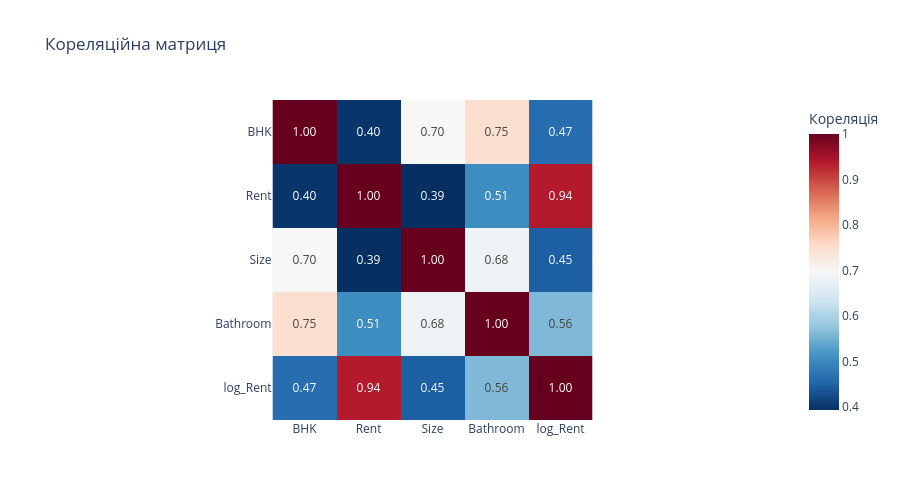

Write notebook code for a chart like this one.
### Code cell
# кореляційнa матриця - heatmap

fig = px.imshow(
    correlation_matrix,
    text_auto = ".2f",
    color_continuous_scale= "RdBu_r",
    title = "Кореляційна матриця",
    labels = dict(color = "Кореляція")
)
fig.update_layout(height=500)
fig.show()

### Figure 1 — Plotly figure (JSON) as saved in the notebook; plotly's stock layout.template omitted (floating-point values rounded to 4 significant figures)
{"data": [{"coloraxis": "coloraxis", "hovertemplate": "x: %{x}<br>y: %{y}<br>Кореляція: %{z}<extra></extra>", "name": "0", "texttemplate": "%{z:.2f}", "type": "heatmap", "x": ["BHK", "Rent", "Size", "Bathroom", "log_Rent"], "xaxis": "x", "y": ["BHK", "Rent", "Size", "Bathroom", "log_Rent"], "yaxis": "y", "z": [[1.0, 0.401, 0.698, 0.748, 0.465], [0.401, 1.0, 0.394, 0.507, 0.937], [0.698, 0.394, 1.0, 0.681, 0.447], [0.748, 0.507, 0.681, 1.0, 0.561], [0.465, 0.937, 0.447, 0.561, 1.0]]}], "layout": {"coloraxis": {"colorbar": {"title": {"text": "Кореляція"}}, "colorscale": [[0, "rgb(5,48,97)"], [0.1, "rgb(33,102,172)"], [0.2, "rgb(67,147,195)"], [0.3, "rgb(146,197,222)"], [0.4, "rgb(209,229,240)"], [0.5, "rgb(247,247,247)"], [0.6, "rgb(253,219,199)"], [0.7, "rgb(244,165,130)"], [0.8, "rgb(214,96,77)"], [0.9, "rgb(178,24,43)"], [1, "rgb(103,0,31)"]]}, "height": 500, "title": {"text": "Кореляційна матриця"}, "xaxis": {"anchor": "y", "constrain": "domain", "domain": [0, 1], "scaleanchor": "y"}, "yaxis": {"anchor": "x", "autorange": "reversed", "constrain": "domain", "domain": [0, 1]}}}
